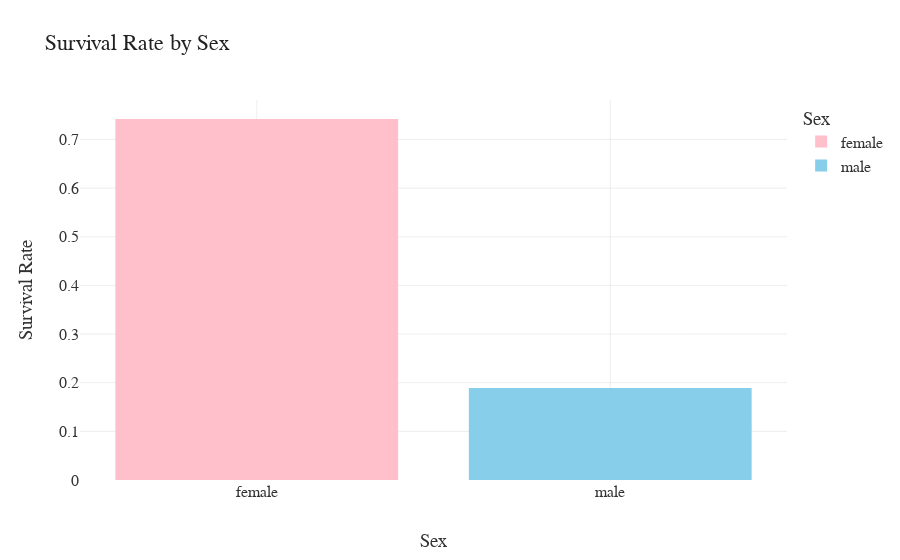

The cell this chart's notebook holds for it:
### Code cell
import plotly.express as px
import plotly.graph_objects as go
fig = px.bar(
    train_data.groupby('Sex')['Survived'].mean().reset_index(),
    x='Sex', y='Survived',
    title='Survival Rate by Sex',
    labels={'Survived': 'Survival Rate', 'Pclass': 'Passenger Class'},
    color='Sex',
    color_discrete_map={
        'male': 'skyblue',
        'female': 'pink'}
)
fig.show()

### Figure 1 — Plotly figure (JSON) as saved in the notebook; plotly's stock layout.template omitted (floating-point values rounded to 4 significant figures)
{"data": [{"alignmentgroup": "True", "hovertemplate": "Sex=%{x}<br>Survival Rate=%{y}<extra></extra>", "legendgroup": "female", "marker": {"color": "pink", "pattern": {"shape": ""}}, "name": "female", "offsetgroup": "female", "orientation": "v", "showlegend": true, "textposition": "auto", "type": "bar", "x": ["female"], "xaxis": "x", "y": [0.742], "yaxis": "y"}, {"alignmentgroup": "True", "hovertemplate": "Sex=%{x}<br>Survival Rate=%{y}<extra></extra>", "legendgroup": "male", "marker": {"color": "skyblue", "pattern": {"shape": ""}}, "name": "male", "offsetgroup": "male", "orientation": "v", "showlegend": true, "textposition": "auto", "type": "bar", "x": ["male"], "xaxis": "x", "y": [0.1889], "yaxis": "y"}], "layout": {"autosize": true, "barmode": "relative", "legend": {"title": {"text": "Sex"}, "tracegroupgap": 0}, "title": {"text": "Survival Rate by Sex"}, "xaxis": {"anchor": "y", "autorange": true, "categoryarray": ["female", "male"], "categoryorder": "array", "domain": [0, 1], "range": [-0.5, 1.5], "title": {"text": "Sex"}, "type": "category"}, "yaxis": {"anchor": "x", "autorange": true, "domain": [0, 1], "range": [0, 0.7811], "title": {"text": "Survival Rate"}, "type": "linear"}}}
